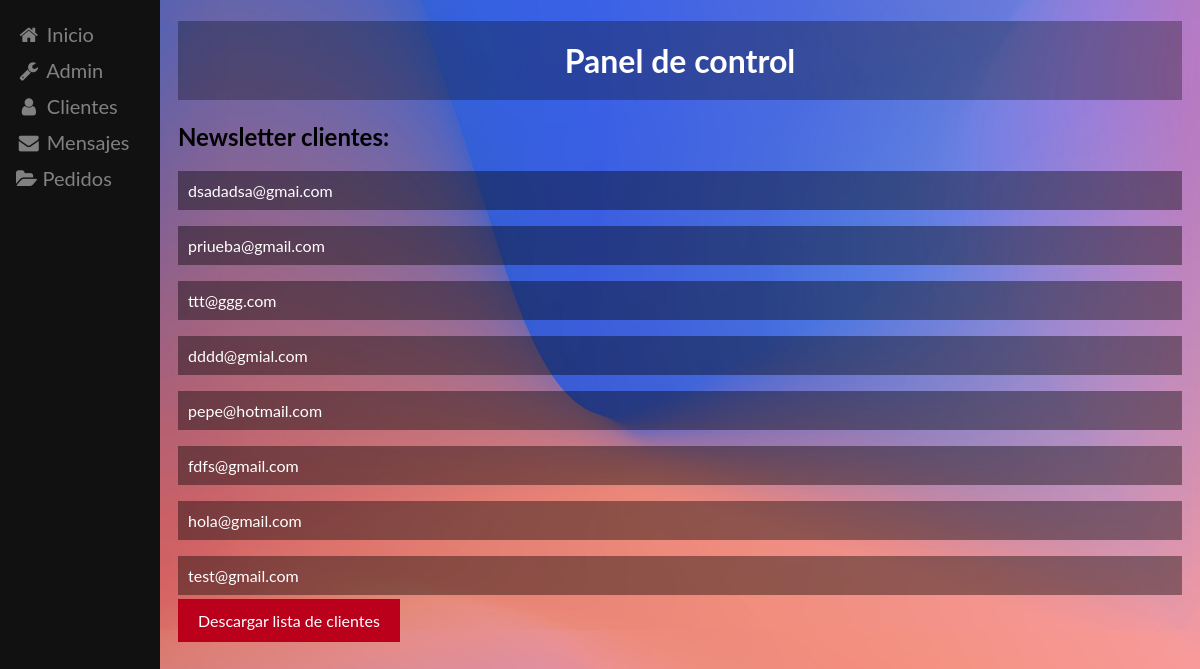
The page /admin/pages/clientes.php on the database its author committed.
### tables this page shows
CREATE TABLE IF NOT EXISTS `newsletter` (
  `id` int(11) NOT NULL AUTO_INCREMENT,
  `email` varchar(255) NOT NULL,
  PRIMARY KEY (`id`)
);

### admin/pages/clientes.php (the view, shortened to what this page needs)
<!DOCTYPE html>
<html>
<head>
	<link rel="stylesheet" type="text/css" href="../../styles/admin.css">
	<link rel="stylesheet" href="https://cdnjs.cloudflare.com/ajax/libs/font-awesome/4.7.0/css/font-awesome.min.css">
</head>
<body>
	<div class="sidebar">
	  	<a href="../../index.php"><i class="fa fa-fw fa-home"></i> Inicio</a>
		<a href="../index.php"><i class="fa fa-fw fa-wrench"></i> Admin</a>
		<a href="clientes.php"><i class="fa fa-fw fa-user"></i> Clientes</a>
  		<a href="mensajes.php"><i class="fa fa-fw fa-envelope"></i> Mensajes</a>
  		<a href="pedidos.php"><i class="fa fa-folder-open"></i> Pedidos</a>
	</div>
	<div class="main">
		<h1>Panel de control</h1>
		<section class="contactoclientes">
			<h2>Newsletter clientes:</h2>
			<div>
				<?php
					include('../../connect/bd.php');
					$table = 'newsletter';
					$result = $mysqli->query("SELECT * FROM $table");
					while($data = $result->fetch_assoc()) {
						echo "<div class='newsletter'>";
						echo "<p class='correos'>{$data['email']}</p>";
	                	echo "</div>";
	                }
				?>
				<a class="download" href="../backups/emails.txt" download="emails.txt">Descargar lista de clientes</a>
			</div>
		</section>
	</div>
</body>
</html>

### styles/admin.css (style rules this page uses)
html, body { background-image: url(../resources/adminbg.jpg); background-size: cover; font-family: "Lato", sans-serif; }
.sidebar { height: 100%; width: 160px; position: fixed; z-index: 1; top: 0; left: 0; background-color: #111; overflow-x: hidden; padding-top: 16px; }
.sidebar a { padding: 6px 8px 6px 16px; text-decoration: none; font-size: 20px; color: #818181; display: block; }
.main { margin-left: 160px; padding: 0px 10px; }
.main h1 { text-align: center; background-color: rgba(0,0,0,0.3); padding: 20px; color: white; }
.download { background-color: #ba001b; color: white; padding: 12px 20px; border: none; border-radius: none; cursor: pointer; text-decoration: none; }
.correos { background-color: rgba(0,0,0,0.4); padding: 10px; color: white; }

### rows shown on the page
newsletter: email "dsadadsa@gmai.com"
newsletter: email "priueba@gmail.com"
newsletter: email "ttt@ggg.com"
newsletter: email "dddd@gmial.com"
newsletter: email "pepe@hotmail.com"
newsletter: email "fdfs@gmail.com"
newsletter: email "hola@gmail.com"
newsletter: email "test@gmail.com"
